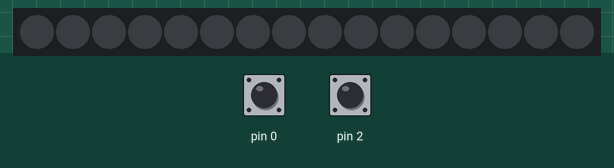
Recording of a sketch running on a simulated Arduino Uno, built with avr-gcc and run on an emulated ATmega328P. Parts: 16 RGB LEDs in strip order, left to right. Inputs (shaded band) come from the test bench; at power-on: pin 0 HIGH, pin 2 HIGH. Dim RGB values are drawn brighter than linear; random numbers use the default seed unless the sketch sets one; EEPROM starts erased.

Above: at 1.5 s.
1.6 s: pin 0 pulled LOW for 0.45 s
4.3 s: pin 2 pulled LOW for 0.45 s
At 4.83 s:
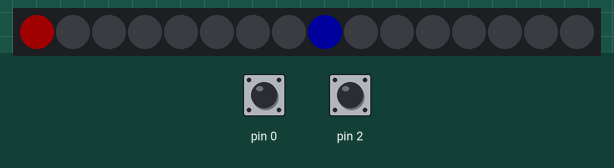
7.1 s: pin 2 pulled LOW for 1 s
At 7.58 s:
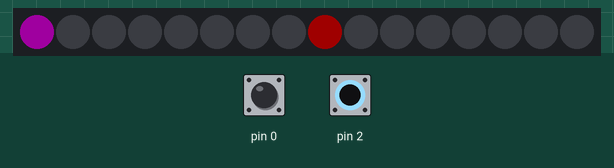
11.1 s: pin 0 pulled LOW for 1 s
At 11.56 s:
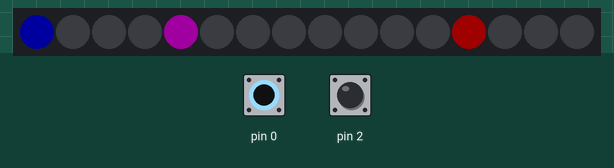
14.8 s: pin 0 driven LOW and pin 2 driven LOW
At 15.11 s:
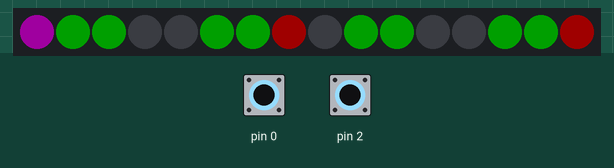
17.3 s: pin 0 driven HIGH
At 17.69 s:
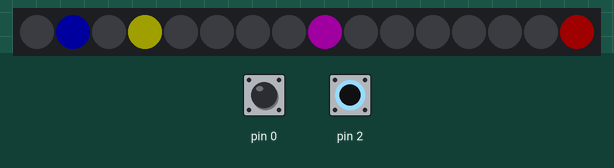
Timing chart, 0 to 20.3 s (numbered marks = the images above; inputs shaded):
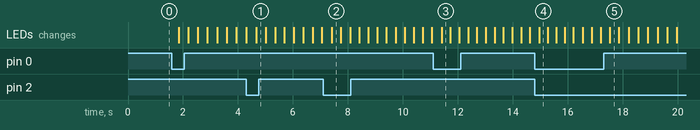

The sketch:

cern-cycle-5.ino
```cpp
// Large Hadron Collider Simulator
//
// Press S1 to drop in a clockwise proton (blue)
// Press S2 to drop in an anticlockwise proton (red)
// Press both buttons to trigger the magnet

#include <Adafruit_NeoPixel.h>
#include <stdlib.h> //rand
#include <avr/eeprom.h>
#include <avr/pgmspace.h>

#define S1   PB0  // S1 Tact switch
#define S2   PB2  // S2 Tact switch
#define PIXEL_PIN PB1  // PB1 is connected to Neopixels

uint32_t magenta = 0x1f001fUL; //2031647UL;
uint32_t cyan = 0x001f1fUL; //7967UL;
uint32_t yellow = 0x1f1f00UL; //2031647UL;
uint32_t white = 0x1f1f1fUL; //2039583UL;

#define PIXELS 16

uint32_t colours[10] = {magenta, yellow, yellow, yellow, cyan, cyan, yellow, yellow, white, white};

Adafruit_NeoPixel strip = Adafruit_NeoPixel(PIXELS, PIXEL_PIN, NEO_GRB + NEO_KHZ800);

bool oS1 = HIGH;
bool oS2 = HIGH;
bool magnets = LOW;
bool lmagnets = LOW;
bool capture = LOW;
//uint32_t layer0[PIXELS]; // Our combination of all layers.
uint32_t layer1[PIXELS]; // 32-bit colour on each spot, anti-clockwise
uint32_t layer2[PIXELS]; // 32-bit colour on each spot, clockwise
uint32_t layer3[PIXELS]; // 32-bit colour on each spot, magnets
uint32_t wait = 360;

void setup() {
  pinMode(S1, INPUT_PULLUP);
  pinMode(S2, INPUT_PULLUP);
  initRand();
  clearLayers();
  strip.begin();
  strip.show(); // Initialize all pixels to 'off'
}

void loop() {
  // Get current button state.
  bool nS1 = digitalRead(S1);
  bool nS2 = digitalRead(S2);
  uint32_t colour = 0;

  // Check if state changed from high to low (S1 press).
  if (magnets == LOW){
    if ((nS1 == LOW && oS1 == HIGH)||(nS2 == LOW && oS2 == HIGH)) {
      // Short delay to debounce button.
      delay(20);
      // Check if button is still low after debounce.
      nS1 = digitalRead(S1);
      nS2 = digitalRead(S2);
      colour = getColour();
      //layer1[0] = 0;
      if (nS1 == LOW) {
        layer2[0] = 0x00001FUL;
      }
      if (nS2 == LOW) {
        layer1[0] = 0x1F0000UL;
      }

      if (wait > 30) wait = wait - 10;
    }
  }

  // Prime magnets
  if (nS1 == LOW && nS2 == LOW){
    //layer3[1] = 0x001F00UL;
    //layer3[2] = 0x001F00UL;
    if (magnets == LOW){
      lmagnets = LOW;
    }
    magnets = HIGH;
  } else {
    //layer3[1] = 0x000000UL;
    //layer3[2] = 0x000000UL;
    if (magnets == HIGH){
      lmagnets = HIGH;
    }
    magnets = LOW;
  }
  // Set the last button state to the old state.
  oS1 = nS1;
  oS2 = nS2;

  drawDisplay();
  if (magnets == LOW && lmagnets == HIGH){
    capture = HIGH;
    lmagnets = LOW;
    fin2();
  }
  rotateRing();
}

void clearLayers(){
  for (uint8_t i = 0; i < PIXELS; i++){
    layer1[i] = 0;
    layer2[i] = 0;
    layer3[i] = 0;
  }
}

void drawDisplay(){
  for (uint8_t i=0; i< PIXELS; i++){
    uint32_t c = layer1[i] + layer2[i] + layer3[i];
    uint8_t r = splitColor(c,'r');
    uint8_t g = splitColor(c,'g');
    uint8_t b = splitColor(c,'b');
    strip.setPixelColor(i,r,g,b);

    /*if (c > 0){
      strip.setPixelColor(i,r,g,b);
    } else {
      strip.setPixelColor(i,0,0,0);
    }*/
  }
  if (magnets == HIGH){
    strip.setPixelColor(1,0,0x1f,0);
    strip.setPixelColor(2,0,0x1f,0);
    strip.setPixelColor(5,0,0x1f,0);
    strip.setPixelColor(6,0,0x1f,0);
    strip.setPixelColor(9,0,0x1f,0);
    strip.setPixelColor(10,0,0x1f,0);
    strip.setPixelColor(13,0,0x1f,0);
    strip.setPixelColor(14,0,0x1f,0);
  }
  strip.show();
  delay(wait);
}

void rotateRing(){
  uint32_t tmpbuf = 0; // holds the value of layer1
  // Clear segments in magnets if magnets are down
  if (magnets == HIGH){
    annihilate(1,0);
    annihilate(2,3);
    annihilate(5,4);
    annihilate(6,7);
    annihilate(9,8);
    annihilate(10,11);
    annihilate(13,12);
    annihilate(14,15);
  }

  // Start with anti-clockwise layers
  tmpbuf = layer1[PIXELS - 1];
  for (uint8_t i=PIXELS - 1; i>0; i--){
      layer1[i] = layer1[i - 1];
  }
  layer1[0] = tmpbuf;
  // Clockwise layers
  tmpbuf = layer2[0];
  for (uint8_t i=0; i < PIXELS - 1; i++){
      layer2[i] = layer2[i + 1];
  }
  layer2[PIXELS -1] = tmpbuf;
}

uint8_t splitColor ( uint32_t c, char value )
{
  switch ( value ) {
    case 'r': return (uint8_t)(c >> 16);
    case 'g': return (uint8_t)(c >>  8);
    case 'b': return (uint8_t)(c >>  0);
    default:  return 0;
  }
}

/*uint32_t getColour(){
  uint32_t r = (rand() / (RAND_MAX / 0x1FUL + 1)) << 16;//(uint8_t)( 63UL << 16);
  uint16_t g = (rand() / (RAND_MAX / 0x1F + 1)) << 8;
  uint8_t b = (rand() / (RAND_MAX / 0x1F + 1)) << 0;
  //uint32_t red   = (uint32_t)(63UL << 16);//4128768; //63 << 16;
  //uint16_t green = (uint8_t)(63 <<  8);
  //uint8_t  blue  = (uint8_t)(63 <<  0);
  return r + g + b;//+green+blue;
}*/

uint32_t getColour(){
  uint8_t i = rand() / (RAND_MAX / 10 );
  uint32_t c = colours[i];
  //uint32_t r = (rand() / (RAND_MAX / 0x1FUL + 1)) << 16;//(uint8_t)( 63UL << 16);
  //uint16_t g = (rand() / (RAND_MAX / 0x1F + 1)) << 8;
  //uint8_t b = (rand() / (RAND_MAX / 0x1F + 1)) << 0;
  //uint32_t red   = (uint32_t)(63UL << 16);//4128768; //63 << 16;
  //uint16_t green = (uint8_t)(63 <<  8);
  //uint8_t  blue  = (uint8_t)(63 <<  0);
  return c;//+green+blue;
}

void initRand(void)
{
        uint32_t state;
        static uint32_t EEMEM sstate;

        state = eeprom_read_dword(&sstate);

        // Check if it's unwritten EEPROM (first time).
        if (state == 0xffffffUL)
                state = 0xC0D3CAFE;
        srand(state);
        eeprom_write_dword(&sstate, rand());
}

void annihilate(uint8_t loc, uint32_t flashloc){
  if (layer1[loc] != 0 && layer2[loc] !=0){
      layer3[flashloc] = getColour();
      layer1[loc] = 0;
      layer2[loc] = 0;
      if (wait < 360) wait = wait + 20;
    } //else {
      //layer3[flashloc] = 0;
    //}
}

uint32_t fade(uint32_t c){
    uint8_t r = splitColor(c,'r');
    uint8_t g = splitColor(c,'g');
    uint8_t b = splitColor(c,'b');
    if (r > 0) r--;
    if (g > 0) g--;
    if (b > 0) b--;
    uint32_t r2 = r;
    r2 = r2 << 16;
    c = r2 + (uint16_t)(g <<  8) + (uint8_t)(b <<  0);
    return c;
}

void fin(){
  uint32_t c = 1;
  while(c > 0){
    c = 0;
    for (uint8_t i=0; i< PIXELS; i++){
      layer1[i] = 0; //fade(layer1[i]);
      layer2[i] = 0; //fade(layer2[i]);
      layer3[i] = fade(layer3[i]);
      c = c + layer1[i] + layer2[i] + layer3[i];
      if (c > 0) c = 1;
    }
    drawDisplay();
    delay(wait);
    wait = wait + 10;
  }

  capture = LOW;
  clearLayers();
  wait = 360;
}

void fin2(){
  oS1 = HIGH;
  oS2 = HIGH;
  uint32_t c = 1;
  uint8_t t = 0;
  for (uint8_t i=0; i< PIXELS; i++){
    if (layer3[i] > 0) t++;
    layer1[i] = 0; //fade(layer1[i]);
    layer2[i] = 0; //fade(layer2[i]);

  }
  drawDisplay();
  while(c > 0){
    bool nS1 = digitalRead(S1);
    bool nS2 = digitalRead(S2);
    if (nS1 == LOW && nS2 == LOW){
      oS1 = LOW;
      oS2 = LOW;
    }
    if (nS1 == HIGH && nS2 == HIGH && oS1 == LOW && oS2 == LOW){
      c = 0;
      clearLayers();
      wait = 360;
    }
    if (t < 2){
      c = 0;
      clearLayers();
      wait = 360;
    }
  }

}
```
